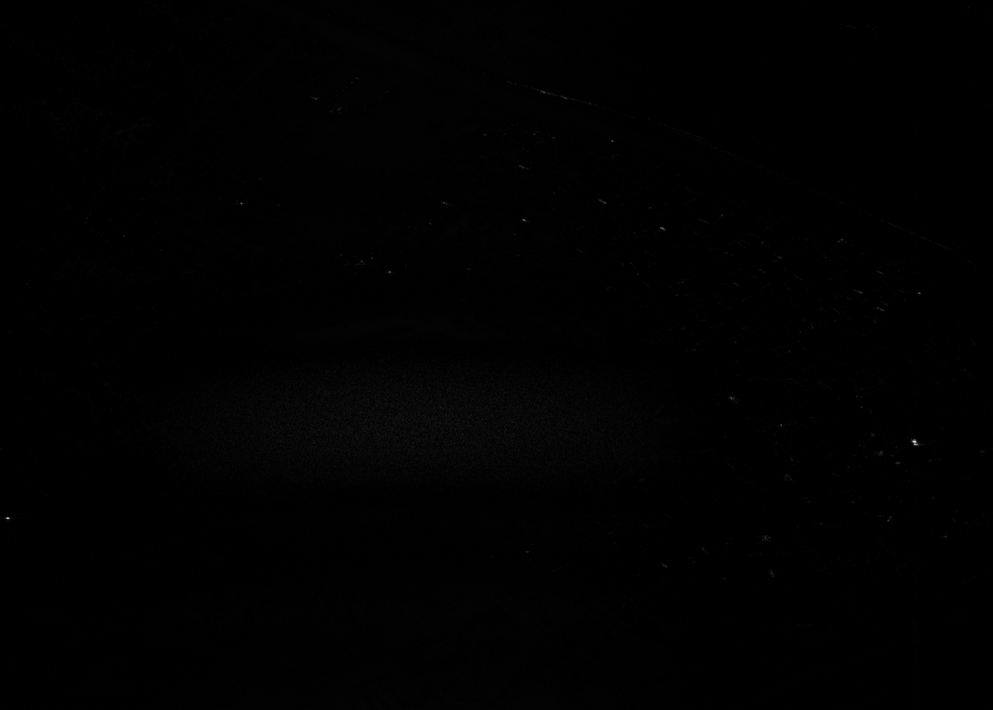
#> input picture output.png, 993 x 710 px, shrunk from 4196 x 3000 before the run
$ python hh.py
#> lines starting #> are read from the running program, lines starting #| are printed output that depends on the picture
import cv2
import numpy as np

# Предположим, что у вас есть изображение с именем "image.jpg"
image = cv2.imread("output.png", 0)  # Загрузка изображения в оттенках серого
#> image is the input picture: shape (710, 993); min 0, max 230, mean 1.1

# Применение адаптивного гистограммного выравнивания
clahe = cv2.createCLAHE(clipLimit=20.0, tileGridSize=(8, 8))  # Создание объекта адаптивного гистограммного выравнивания
adjusted_image = clahe.apply(image)  # Применение адаптивного гистограммного выравнивания к изображению
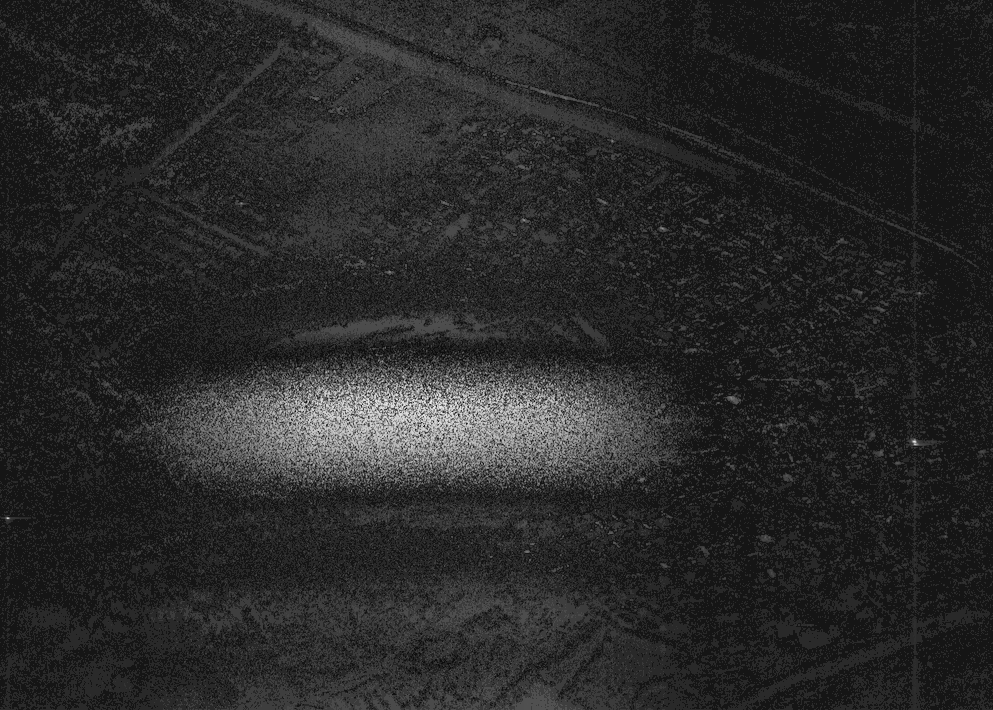
#> adjusted_image: shape (710, 993); min 5, max 238, mean 40.8

# Сохранение откорректированного изображения
cv2.imwrite("adjusted_image.png", adjusted_image)
